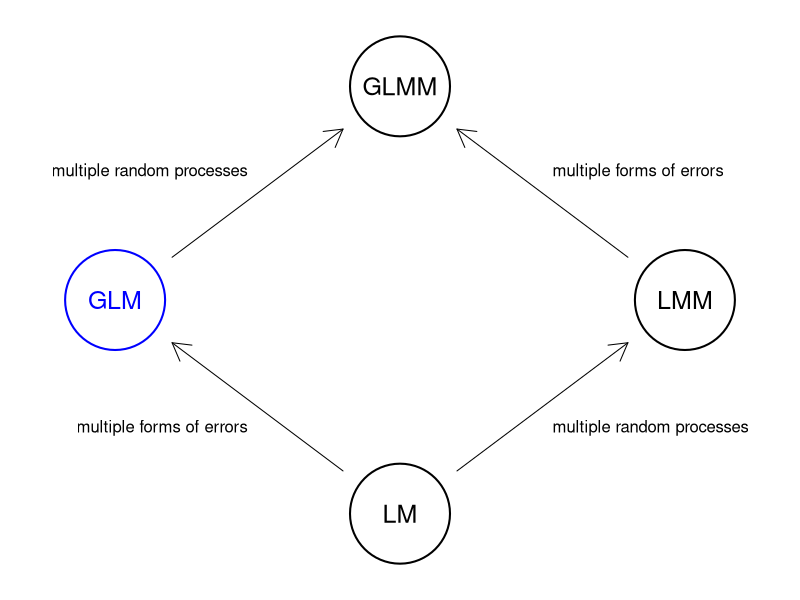
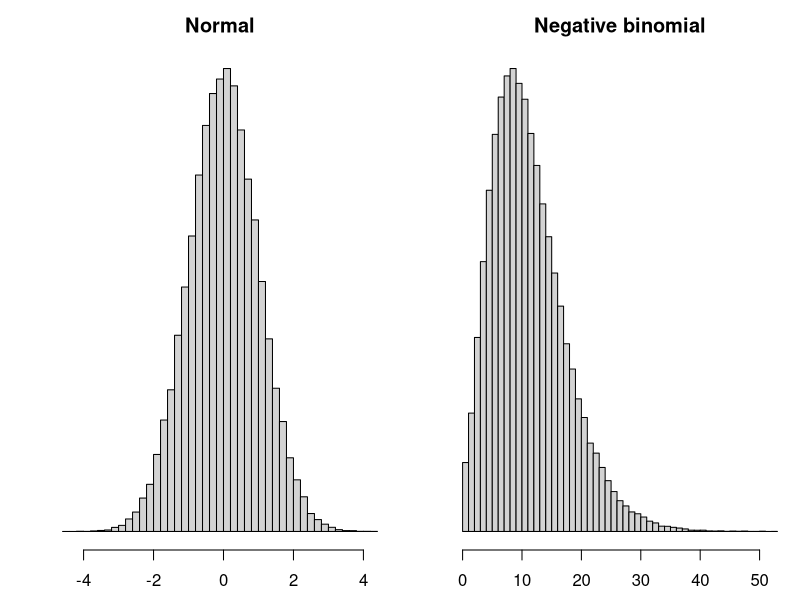
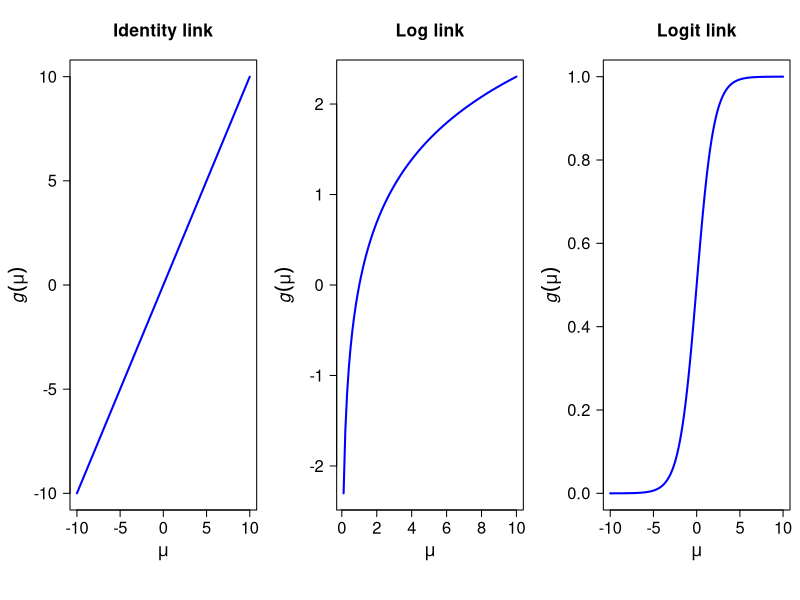

These charts were generated, in order, by the following R code:
## ---- chunk 1
knitr::opts_chunk$set(echo = FALSE)
## ---- chunk 2
par(mai = rep(0, 4), omi = rep(0, 4), bg = NA)

## order: GLM, LM, GLMM, LMM
xx <- c(1, 2, 2, 3) * 10
yy <- c(2, 1, 3, 2) * 10

plot(c(7, 33), c(7, 33), type = "n", xlim = c(7, 33), ylim = c(7, 33),
     xaxt = "n", yaxt = "n", xlab = "", ylab = "",
     bty = "n")
symbols(xx, yy, circle = rep(2, 4), inches = 0.5, add = TRUE,
        lwd = 2, fg = c("blue", "black", "black", "black"), bg = "white")
text(xx, yy, c("GLM", "LM", "GLMM", "LMM"), cex = 1.5,
     col = c("blue", "black", "black", "black"))
## from LM to GLM
arrows(xx[2]-2, yy[2]+2, xx[1]+2, yy[1]-2, length = 0.2)
text(15, 14, "multiple forms of errors", pos = 2)
## from LM to LMM
arrows(xx[2]+2, yy[2]+2, xx[4]-2, yy[4]-2, length = 0.2)
text(25, 14, "multiple random processes", pos = 4)
## from GLM to GLMM
arrows(xx[1]+2, yy[1]+2, xx[3]-2, yy[3]-2, length = 0.2)
text(15, 26, "multiple random processes", pos = 2)
## from LMM to GLMM
arrows(xx[4]-2, yy[4]+2, xx[3]+2, yy[3]-2, length = 0.2)
text(25, 26, "multiple forms of errors", pos = 4)
## ---- chunk 3
par(mfrow = c(1, 2), mai = c(0.5, 0.5, 0.5, 0.1), omi = rep(0, 4), bg = NA)

hist(rnorm(1e5), breaks = 50,
     yaxt = "n", xlab = expression(epsilon), main = "Normal")

hist(rnbinom(1e5, 5, 0.3), breaks = 50,
     yaxt = "n", xlab = expression(epsilon), main = "Negative binomial")
## ---- chunk 4
## set plot area
par(mfrow = c(1, 3),
    mai = c(0.9, 0.7, 0.6, 0.1),
    omi = c(0, 0, 0, 0),
    cex.axis = 1.5, cex.lab = 1.6, cex.main = 1.6)

## identity link
plot(seq(-100,100)/10, seq(-100,100)/10, las = 1, type = "l", lwd = 2, col = "blue",
     ylab = expression(italic(g(mu))), xlab = expression(italic(mu)),
     main = "Identity link")

## log link
plot(seq(100)/10, log(seq(100)/10), las = 1, type = "l", lwd = 2, col = "blue",
     ylab = expression(italic(g(mu))), xlab = expression(italic(mu)),
     main = "Log link")


## logit link
plot(seq(-100,100)/10, plogis(seq(-100,100)/10), las = 1, type = "l", lwd = 2, col = "blue",
     ylab = expression(italic(g(mu))), xlab = expression(italic(mu)),
     main = "Logit link")
